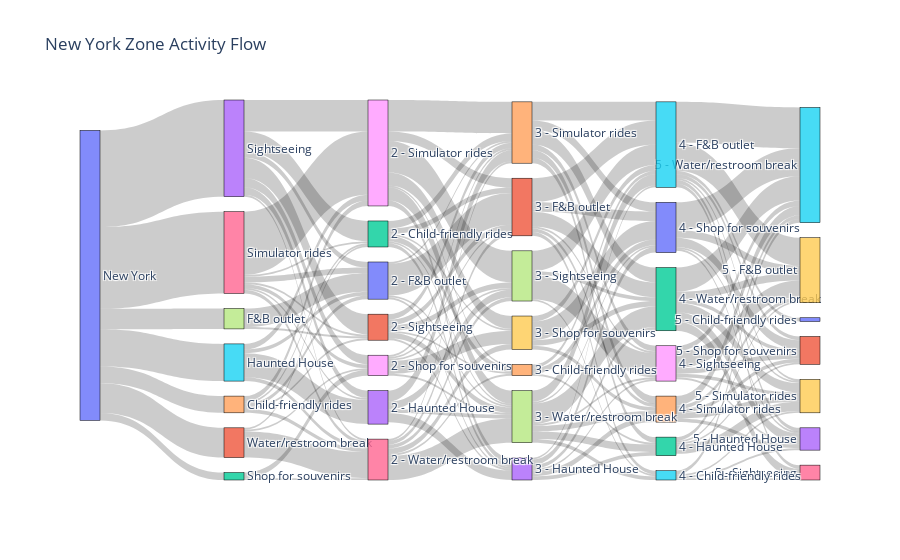

Notebook code cell kept with this figure:
### Markdown cell above
New York

### Code cell
import pandas as pd
import plotly.graph_objects as go
from collections import Counter

# Load the dataset
file_path = '../data/Updated_Theme_Parks_Survey_Responses A14.csv'
df = pd.read_csv(file_path)

# Define the list of valid New York activities (simplified names)
new_york_activities = [
    "F&B outlet", "Shop for souvenirs", "Water/restroom break", 
    "Child-friendly rides", "Haunted House", "Sightseeing", "Simulator rides"
]

# Mapping from dataset activity names to simplified activity names for New York zone
activity_mapping = {
    "Go to the F&B outlet": "F&B outlet",
    "Go and shop for souvenirs": "Shop for souvenirs",
    "Go for a water/restroom break": "Water/restroom break",
    "Go to the child-friendly rides": "Child-friendly rides",
    "Go to the Haunted House": "Haunted House",
    "Sightseeing": "Sightseeing",
    "Go to the Simulator rides": "Simulator rides"
}

# Activity columns to check
activity_columns = [
    'first_activity', 'second_activity', 'third_activity', 'fourth_activity', 'fifth_activity', 
    'sixth_activity', 'seventh_activity', 'eighth_activity', 'ninth_activity', 'tenth_activity',
    'eleventh_activity', 'twelfth_activity', 'thirteenth_activity', 'fourteenth_activity'
]

# Clean the activity columns (strip and handle Na values)
for col in activity_columns:
    df[col] = df[col].str.strip().fillna('Na')

# Initialize the list for valid activities (up to the 5th activity)
valid_activity_df = []

# Process each row and find the valid activities for New York
for index, row in df.iterrows():
    activity_indices = []
    count = 0
    
    # Go through the first 5 activities and select the valid ones
    for i in range(5):  # Only check the first 5 activities
        activity_name = row[activity_columns[i]]
        
        # If activity is valid, add it, otherwise skip to the next
        if activity_name in activity_mapping:
            activity_indices.append(activity_mapping[activity_name])
            count += 1
        elif count < 5:  # If we haven't yet captured 5 valid activities, get the next valid one
            for j in range(i+1, len(activity_columns)):
                next_activity_name = row[activity_columns[j]]
                if next_activity_name in activity_mapping:
                    activity_indices.append(activity_mapping[next_activity_name])
                    count += 1
                    break
    
    # Ensure the activity_indices has exactly 5 activities, filling up missing ones with 'Na'
    while len(activity_indices) < 5:
        activity_indices.append('Na')

    valid_activity_df.append(activity_indices)

# Create a new dataframe with the valid activities (up to 5 activities)
valid_activity_df = pd.DataFrame(valid_activity_df, columns=[f"activity_{i+1}" for i in range(5)])

# Remove rows where the first activity is 'Na' (this filters out empty or invalid rows)
valid_activity_df = valid_activity_df[valid_activity_df['activity_1'] != "Na"]

# Flatten the activity columns and count the frequency of each activity
activities = valid_activity_df.values.flatten().tolist()
activity_counts = Counter([activity for activity in activities if activity != "Na"])

# Define the top activities for the New York zone (simplified names)
top_activities = new_york_activities

# Filter the dataframe to include only valid activities (up to 5 activities)
filtered_df = valid_activity_df.apply(lambda col: col.map(lambda x: x if x in top_activities else 'Na'))

# Collect all activities for the nodes (excluding "Na")
activities = filtered_df.values.flatten().tolist()
activities = [activity for activity in activities if activity != "Na"]

# Add the start node "New York" to the nodes list
start_node = "New York"
nodes = [start_node] + list(pd.Series(activities).unique())

# Create a dictionary for activity to index mapping
activity_to_index = {activity: index for index, activity in enumerate(nodes)}

# Initialize the list to count occurrences of each transition (source-target pair)
link_counts = Counter()

# Loop through the dataframe to create links for the Sankey diagram
for index, row in filtered_df.iterrows():
    first = row['activity_1']
    second = row['activity_2']
    third = row['activity_3']
    fourth = row['activity_4']
    fifth = row['activity_5']

    # Add "2 - ", "3 - ", "4 - ", "5 - " to the activities
    second = f"2 - {second}" if second != "Na" else "Na"
    third = f"3 - {third}" if third != "Na" else "Na"
    fourth = f"4 - {fourth}" if fourth != "Na" else "Na"
    fifth = f"5 - {fifth}" if fifth != "Na" else "Na"

    # Add to the dictionary if second, third, fourth, or fifth prefixed activities are not in activity_to_index
    for activity in [second, third, fourth, fifth]:
        if activity != "Na" and activity not in activity_to_index:
            activity_to_index[activity] = len(activity_to_index)
            nodes.append(activity)

    # Track links between consecutive activities, ensuring they are valid (not "Na")
    if first != "Na":
        link_counts[(start_node, first)] += 1
    if first != "Na" and second != "Na" and first != second:
        link_counts[(first, second)] += 1
    if second != "Na" and third != "Na" and second != third:
        link_counts[(second, third)] += 1
    if third != "Na" and fourth != "Na" and third != fourth:
        link_counts[(third, fourth)] += 1
    if fourth != "Na" and fifth != "Na" and fourth != fifth:
        link_counts[(fourth, fifth)] += 1

# Prepare lists for sources, targets, and values based on the link counts
sources = []
targets = []
values = []

for (source, target), count in link_counts.items():
    if source != "Na" and target != "Na":  # Only add links that are valid
        sources.append(activity_to_index[source])
        targets.append(activity_to_index[target])
        values.append(count)

# Create the Sankey diagram
fig = go.Figure(go.Sankey(
    node=dict(
        pad=15,
        thickness=20,
        line=dict(color="black", width=0.5),
        label=nodes
    ),
    link=dict(
        source=sources,
        target=targets,
        value=values
    )
))

# Update layout for better visualization
fig.update_layout(title="New York Zone Activity Flow", font_size=12)

# Show the Sankey diagram
fig.show()

### Figure 1 — Plotly figure (JSON) as saved in the notebook; plotly's stock layout.template omitted (floating-point values rounded to 4 significant figures; data arrays with more than 128 entries replaced by an {"elided": "..."} marker saying what was removed)
{"data": [{"link": {"source": {"elided": "147 int values"}, "target": {"elided": "147 int values"}, "value": {"elided": "147 int values"}}, "node": {"label": ["New York", "Water/restroom break", "Shop for souvenirs", "Sightseeing", "Child-friendly rides", "Haunted House", "Simulator rides", "F&B outlet", "2 - Shop for souvenirs", "3 - Shop for souvenirs", "4 - Shop for souvenirs", "5 - Shop for souvenirs", "2 - Child-friendly rides", "3 - Haunted House", "4 - Simulator rides", "5 - Water/restroom break", "2 - Water/restroom break", "3 - Sightseeing", "4 - Sightseeing", "5 - Simulator rides", "2 - F&B outlet", "3 - F&B outlet", "4 - Water/restroom break", "5 - Haunted House", "3 - Simulator rides", "4 - F&B outlet", "5 - Sightseeing", "3 - Water/restroom break", "2 - Simulator rides", "5 - F&B outlet", "5 - Child-friendly rides", "2 - Sightseeing", "4 - Haunted House", "2 - Haunted House", "3 - Child-friendly rides", "4 - Child-friendly rides"], "line": {"color": "black", "width": 0.5}, "pad": 15, "thickness": 20}, "type": "sankey"}], "layout": {"font": {"size": 12}, "title": {"text": "New York Zone Activity Flow"}}}
